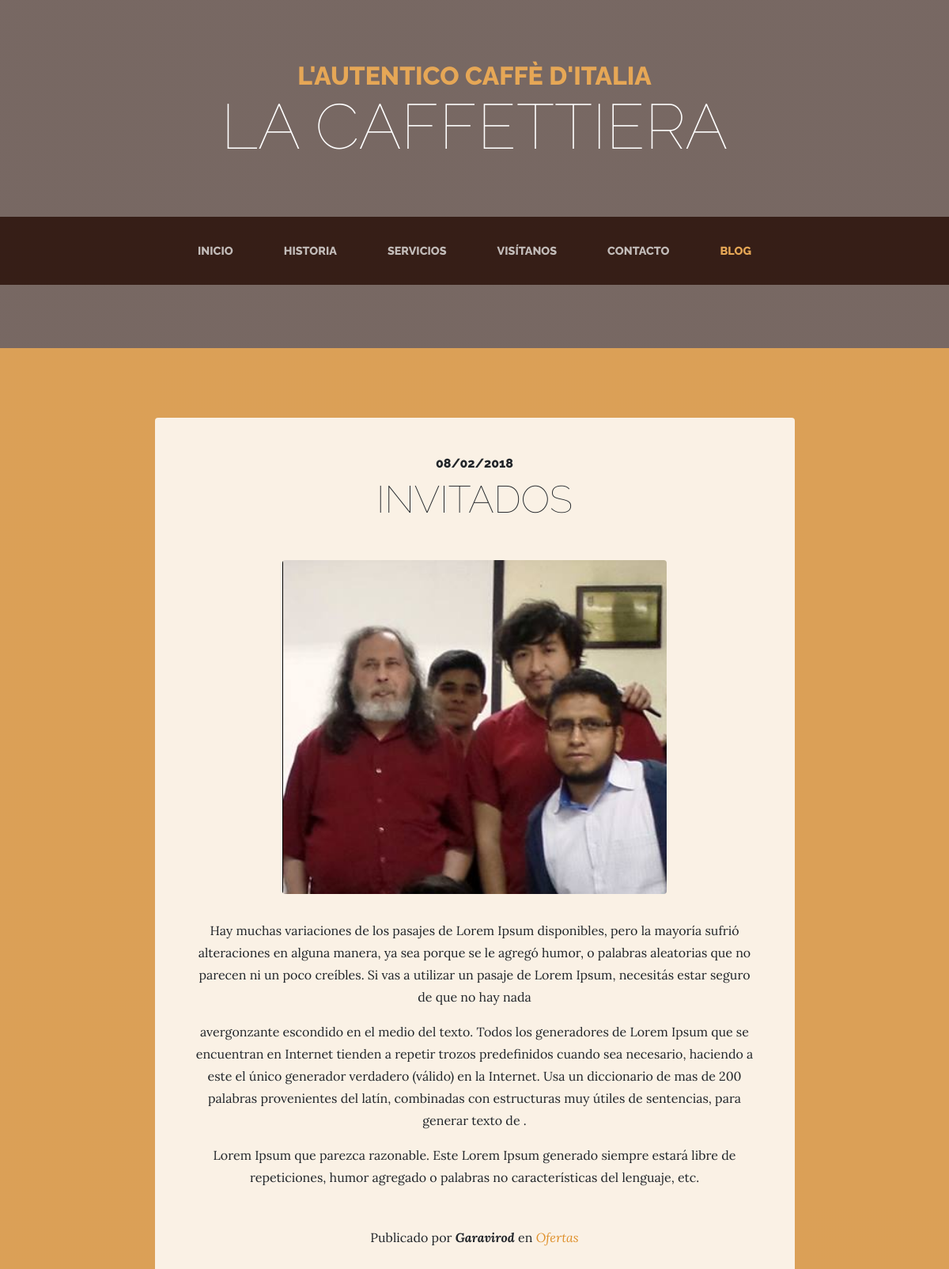
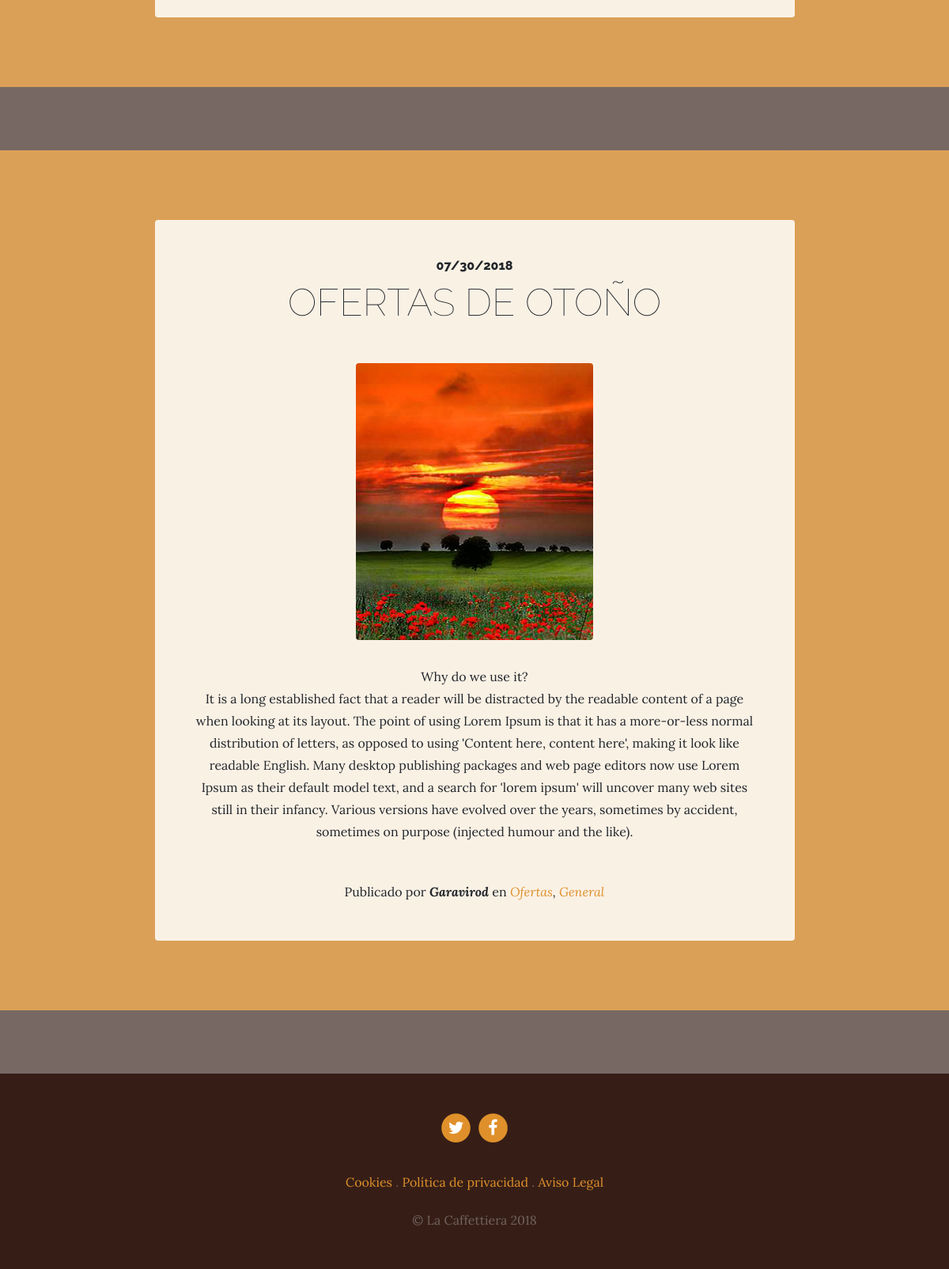
The app's page /blog/category/2/ with its own data (2 pictures, top to bottom).
### blog/models.py (models this page shows, shortened)
class Post(models.Model):
    title = models.CharField(max_length=100,verbose_name="Título")
    content = models.TextField(verbose_name="Contendio")
    published = models.DateTimeField(verbose_name="Fecha de publicación",default=now)#actual date and hour
    imgae = models.ImageField(verbose_name="Imagen", upload_to="blog",null=True,blank=True)
    author = models.ForeignKey(User,verbose_name="Autor",on_delete=models.CASCADE) #Actualiza en casacada cada eliminación
    categories = models.ManyToManyField(Category,verbose_name="Categorias", related_name="get_posts")
    created = models.DateTimeField(auto_now_add=True,verbose_name="Fecha de creación")
    updated = models.DateTimeField(auto_now=True,verbose_name="Fecha de acutualización")
    class Meta:
        verbose_name="Entrada"
        verbose_name_plural="Entradas"
        ordering = ['-created']

class Category(models.Model):
    name = models.CharField(max_length=100,verbose_name="Nombre")
    created = models.DateTimeField(auto_now_add=True,verbose_name="Fecha de creación")
    updated = models.DateTimeField(auto_now=True,verbose_name="Fecha de acutualización")
    class Meta:
        verbose_name="Categoría"
        verbose_name_plural="Categorías"
        ordering = ['-created']

### pages/models.py (models this page shows, shortened)
class Page(models.Model):
    title= models.CharField(verbose_name="Título",max_length=200)
    content = RichTextField(verbose_name="Contenido")
    order = models.SmallIntegerField(verbose_name="Orden", default=0) #Entero que no pcia mucho espacio
    created = models.DateTimeField(auto_now_add=True,verbose_name="Fecha de creación")
    updated = models.DateTimeField(auto_now=True,verbose_name="Fecha de acutualización")
    class Meta:
        verbose_name="página"
        verbose_name_plural="páginas"
        ordering = ['order','title'] #ordenados por el campo name de la linea 6

### blog/views.py (the view)
# urls.py: path('category/<int:category_id>/',views.category, name="category"),
def category(request,category_id):
    category = get_object_or_404(Category,id=category_id) #Nos muestra el error 404 según el modelo
    posts = Post.objects.filter(categories=category) #Filatra los datos por categoría
    return render(request,"blog/category.html",{'category':category})

### pages/templatetags/pages_extras.py (called while the page is built)
@register.simple_tag
def get_page_list():
    pages =Page.objects.all() #Recuperamos todas la páginas
    return pages #Lo devolvemos en froma de template tag

### social/processors.py (called while the page is built)
def ctx_dict(request):
    ctx = {}
    links = Link.objects.all()
    for link in links:
        ctx[link.key] =link.url
    return ctx

### blog/templates/blog/category.html (shortened to what this page needs)
{% extends 'core/base.html' %}
{% load static %}
{% block content %}
{% for post in category.get_posts.all %}
<section class="page-section cta">
  <div class="container">
    <div class="row">
      <div class="col-xl-9 mx-auto">
        <div class="cta-innerv text-center rounded">
          <h2 class="section-heading mb-5">
            <span class="section-heading-upper">{{post.published|date:"SHORT_DATE_FORMAT"}}</span>
            <span class="section-heading-lower">{{post.title}}</span>
          </h2>
          <p class="mb-0">
            <img class="mx-auto d-flex rounded img-fluid mb-3 mb-lg-0" src="{{post.imgae.url}}" alt="">
          </p>
          <p class="mb-0 mbt">
            {{post.content|linebreaks}}
          </p>
          <p class="mb-0 mbt">
            <span class="section-heading-under">Publicado por <em><b>{{post.author}}</b></em> en
              <em>
              {% for category in post.categories.all %}
                 <a href="{% url 'category' category.id %}" class="link"> {{category.name}}</a>{%if not forloop.last %},{% endif %}
              {% endfor %}
            </em>
          </span>
          </p>
        </div>
      </div>
    </div>
  </div>
</section>
{% endfor %}
{% endblock %}

### core/templates/core/base.html (shortened to what this page needs)
<!DOCTYPE html>
<html lang="es">
  <head>
    {% load static %}
    <link href="{% static 'core/vendor/bootstrap/css/bootstrap.min.css' %}" rel="stylesheet">
    <link href="{% static 'core/vendor/font-awesome/css/font-awesome.min.css' %}" rel="stylesheet" type="text/css">
    <link href="{% static 'core/css/business-casual.css' %}" rel="stylesheet">
  </head>
  <body>
    <h1 class="site-heading text-center text-white d-none d-lg-block">
      <span class="site-heading-upper text-primary mb-3">L'autentico caffè d'italia</span>
      <span class="site-heading-lower">La Caffettiera</span>
    </h1>
    <nav class="navbar navbar-expand-lg navbar-dark py-lg-4" id="mainNav">
      <div class="container">
        <div class="collapse navbar-collapse" id="navbarResponsive">
          <ul class="navbar-nav mx-auto">
            <li class="nav-item  px-lg-4 {% if request.path == '/'%} active {% endif %}">
              <a class="nav-link text-uppercase text-expanded" href="{% url 'home' %}">Inicio</a>
            </li>
            <li class="nav-item px-lg-4 {% if request.path == '/about/'%} active {% endif %}">
              <a class="nav-link text-uppercase text-expanded" href="{% url 'about' %}">Historia</a>
            </li>
            <li class="nav-item px-lg-4 {% if request.path == '/services/'%} active {% endif %}">
              <a class="nav-link text-uppercase text-expanded" href="{% url 'services' %}">Servicios</a>
            </li>
            <li class="nav-item px-lg-4 {% if request.path == '/store/'%} active {% endif %}">
              <a class="nav-link text-uppercase text-expanded" href="{% url 'store' %}">Visítanos</a>
            </li>
            <li class="nav-item px-lg-4 {% if request.path == '/contact/'%} active {% endif %}">
              <a class="nav-link text-uppercase text-expanded" href="{% url 'contact' %}">Contacto</a>
            </li>
            <li class="nav-item px-lg-4 {% if request.path|slice:":6" == '/blog/'%} active {% endif %}">
              <a class="nav-link text-uppercase text-expanded" href="{% url 'blog' %}">Blog</a>
            </li>
          </ul>
        </div>
      </div>
    </nav>
    {% block content %} {% endblock %}
    <footer class="footer text-faded text-center py-5">
      <div class="container">
        <p class="m-0">
          {% if LINK_TW %}
            <a href="{{LINK_TW}}" class="link">
              <span class="fa-stack fa-lg">
                <i class="fa fa-circle fa-stack-2x"></i>
                <i class="fa fa-twitter fa-stack-1x fa-inverse"></i>
              </span>
            </a>
          {% endif %}
          {% if  LINK_FB%}
             <a href="{{LINK_FB}}" class="link">
              <span class="fa-stack fa-lg">
                <i class="fa fa-circle fa-stack-2x"></i>
                <i class="fa fa-facebook fa-stack-1x fa-inverse"></i>
              </span>
	           </a>
          {% endif %}
	    </p>
        <p class="m-0 mbt">
          {% load pages_extras%}
          {% get_page_list as page_list%}
          {% for page in page_list %}
              <a href="{% url 'page' page.id page.title|slugify%}" class="link">{{page.title}}</a> {% if not forloop.last %}.{% endif %}
          {% endfor %}
	  	  </p>
        <p class="m-0 mbt1">&copy; La Caffettiera 2018</p>
      </div>
	</footer>
  </body>
</html>

### core/static/core/css/business-casual.css (style rules this page uses)
body { font-family: 'Lora'; background: linear-gradient(rgba(47, 23, 15, 0.65), rgba(47, 23, 15, 0.65)), url("../img/bg.jpg"); background-attachment: fixed; background-position: center; background-size: cover; }
h1, h2, h3, h4, h5, h6 { font-family: 'Raleway'; }
p { line-height: 1.75; }
.text-faded { color: rgba(255, 255, 255, 0.3); }
.site-heading { margin-top: 5rem; margin-bottom: 5rem; text-transform: uppercase; line-height: 1; font-family: 'Raleway'; }
.site-heading .site-heading-upper { display: block; font-size: 2rem; font-weight: 800; }
.site-heading .site-heading-lower { font-size: 5rem; font-weight: 100; line-height: 4rem; }
.page-section { margin-top: 5rem; margin-bottom: 5rem; }
.section-heading { text-transform: uppercase; }
.section-heading .section-heading-upper { display: block; font-size: 1rem; font-weight: 800; padding-bottom:.5rem; }
.section-heading .section-heading-lower { display: block; font-size: 3rem; font-weight: 100; }
#mainNav { background-color: rgba(47, 23, 15, 0.9); font-family: 'Raleway'; }
#mainNav .navbar-nav .nav-item .nav-link { color: rgba(255, 255, 255, 0.7); font-weight: 800; }
#mainNav .navbar-nav .nav-item.active .nav-link { color: #e6a756; }
@media (min-width: 992px) { #mainNav .navbar-nav .nav-item .nav-link { font-size: 0.9rem; } }
.cta { padding-top: 5rem; padding-bottom: 5rem; background-color: rgba(230, 167, 86, 0.9); }
.cta .cta-innerv { position: relative; padding: 3rem; margin: 0.5rem; background-color: rgba(255, 255, 255, 0.85); }
.footer { background-color: rgba(47, 23, 15, 0.9); }
.text-primary { color: #e6a756 !important; }
.mbt { padding-top: 2rem; }
.mbt1 { padding-top: 1.25rem; }
a.link { color: #df902a; }

### records on screen
Post: published "08/02/2018", title "INVITADOS", imgae (picture), content "Hay muchas variaciones de los pasajes de Lorem Ipsum disponibles, pero la mayoría sufrió alteraciones en alguna manera, ya sea porque se le agregó humor, o palabras aleatorias que no parecen ni un poco creíbles. Si vas a utilizar un pasaje de Lorem Ipsum, necesitás estar seguro de que no hay nada avergonzante escondido en el medio del texto. Todos los generadores de Lorem Ipsum que se encuentran en Internet tienden a repetir trozos predefinidos cuando sea necesario, haciendo a este el único generador verdadero (válido) en la Internet. Usa un diccionario de mas de 200 palabras provenientes del latín, combinadas con estructuras muy útiles de sentencias, para generar texto de . Lorem Ipsum que…", author "Garavirod"
Category: name "Ofertas"
Post: published "07/30/2018", title "OFERTAS DE OTOÑO", imgae (picture), content "Why do we use it? It is a long established fact that a reader will be distracted by the readable content of a page when looking at its layout. The point of using Lorem Ipsum is that it has a more-or-less normal distribution of letters, as opposed to using 'Content here, content here', making it look like readable English. Many desktop publishing packages and web page editors now use Lorem Ipsum as their default model text, and a search for 'lorem ipsum' will uncover many web sites still in their infancy. Various versions have evolved over the years, sometimes by accident, sometimes on purpose (injected humour and the like).", author "Garavirod"
Category: name "General"
Page: title "Cookies"
Page: title "Política de privacidad"
Page: title "Aviso Legal"
